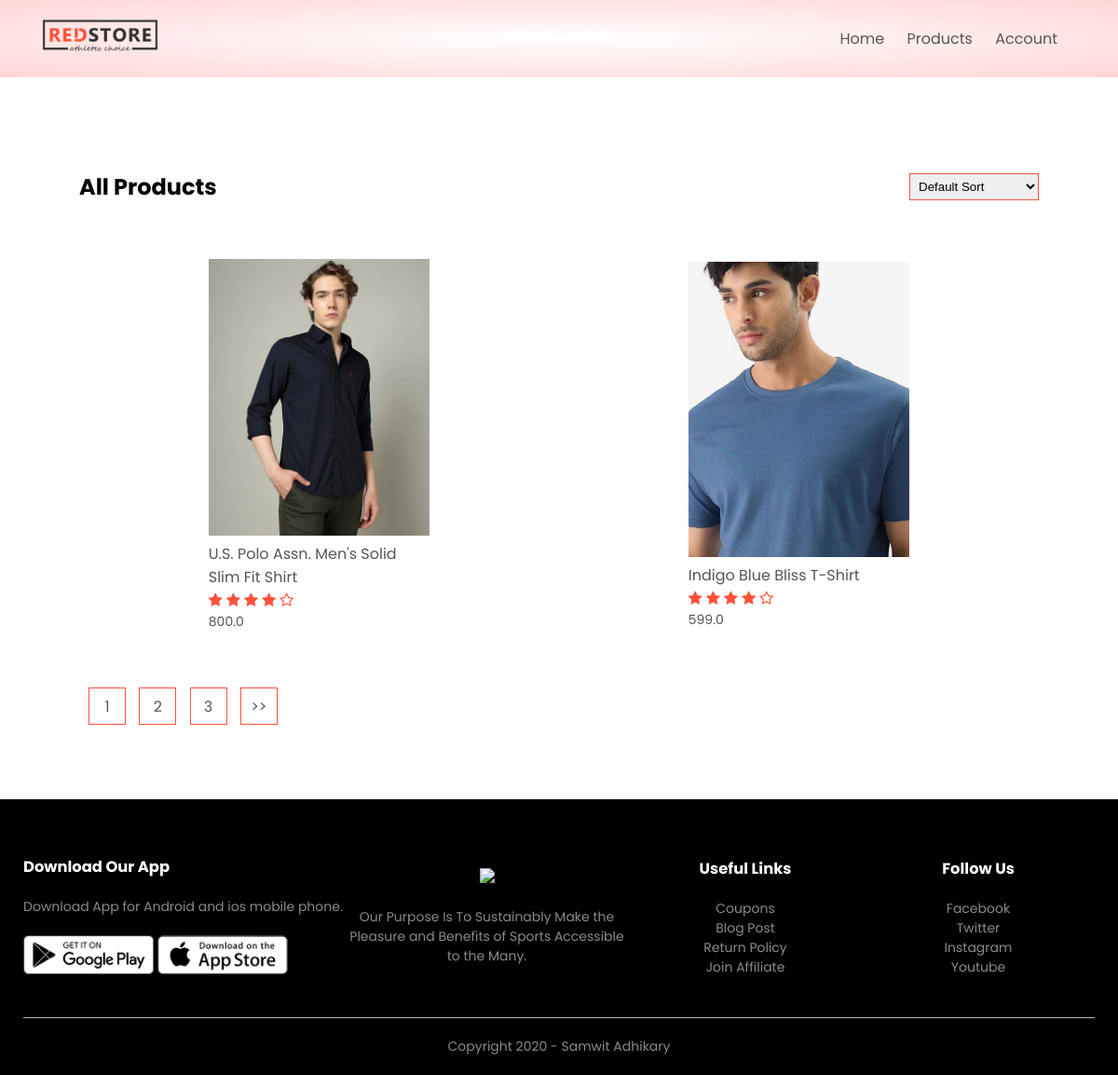
The app's page /product_list with its own data.
### products/models.py (models this page shows)
class Product(models.Model):
    title=models.CharField(max_length=200)
    LIVE=1
    DELETE=0
    DELETE_CHOICES=((LIVE, 'Live'), (DELETE, 'Delete'))
    title=models. CharField (max_length=200)
    price=models.FloatField()
    description=models.TextField()
    image=models. ImageField(upload_to='media/',null=True)
    priority=models. IntegerField(default=0)
    delete_status=models. IntegerField (choices=DELETE_CHOICES, default=LIVE)
    created_at=models.DateTimeField(auto_now_add=True)
    updated_at=models.DateTimeField (auto_now=True)

### products/views.py (the view)
# urls.py: path('product_list',views.list_products,name='list_product'),
def list_products(request):
    page=1
    if request.GET:
        page=request.GET.get('page',1)
    product_list=Product.objects.order_by('priority')
    product_paginator=Paginator(product_list,2)
    product_list=product_paginator.get_page(page)
    context={'products':product_list}
    return render(request,'products.html',context)

### products/templatetags/chunks.py (called while the page is built)
@register.filter(name='chunks')
def chunks(list_data,chunk_size):
    chunk=[]
    i=0
    for data in list_data:
        chunk.append(data)
        i=i+1
        if i==chunk_size:
            yield chunk
            i=0
            chunk=[]
    if chunk:
         yield chunk

### templates/products.html
{% extends 'blank_layout.html' %}
{% block content %}
{% include 'products_list.html'%}
{% endblock content %}

### templates/products_list.html (shortened to what this page needs)
{% load static %}
{% load chunks %}
<div class="small-container">
    <div class="row row-2">
        <h2>All Products</h2>
        <select>
            <option>Default Sort</option>
        </select>
    </div>
    {% for product_chunks in products|chunks:4 %}
    <div class="row">
        {% for product in product_chunks %}
        <div class="col-4">
            <a href="{% url 'detail_product' product.id %}"><img src={{product.image.url}}></a>
            <h4>{{product.title}}</h4>
            <div class="rating">
                <i class="fa fa-star"></i>
                <i class="fa fa-star"></i>
                <i class="fa fa-star"></i>
                <i class="fa fa-star"></i>
                <i class="fa fa-star-o"></i>
            </div>
            <p>{{product.price}}</p>
        </div>
        {% endfor %}
    </div>
    {% endfor %}
    <div class="page-btn">
        {% for  i in products.paginator.page_range %}
        <a href= "?page={{i}}"><span>{{i}}</span></a>
        {% endfor %}
        {% if products.has_next %}
        <a href= "?page={{ products.previous_next_page_number }}"><span>>></span></a>
        {% endif %}
    </div>
</div>

### static/css/style.css (style rules this page uses)
* { margin: 0; padding: 0; box-sizing: border-box; }
body { font-family: 'Poppins', sans-serif; }
a { text-decoration: none; color: #555; }
p { color: #555; }
.row { display: flex; align-items: center; flex-wrap: wrap; justify-content: space-around; }
.small-container { max-width: 1080px; margin: auto; padding-left: 25px; padding-right: 25px; }
.col-4 { flex-basis: 25%; padding: 10px; min-width: 200px; margin-bottom: 50px; transition: transform 0.5s; }
.col-4 img { width: 100%; }
h4 { color: #555; font-weight: normal; }
.col-4 p { font-size: 14px; }
.rating .fa { color: #ff523b; }
.row-2 { justify-content: space-between; margin: 100px auto 50px; }
select { border: 1px solid #ff523b; padding: 5px; }
.page-btn { margin: 0 auto 80px; }
.page-btn span { display: inline-block; border: 1px solid #ff523b; margin-left: 10px; width: 40px; height: 40px; text-align: center; line-height: 40px; cursor: pointer; }

### records on screen
Product: image (picture), title "U.S. Polo Assn. Men's Solid Slim Fit Shirt", price "800.0"
Product: image (picture), title "Indigo Blue Bliss T-Shirt", price "599.0"

### other values on screen
{{ i }} "1" "2" "3"
